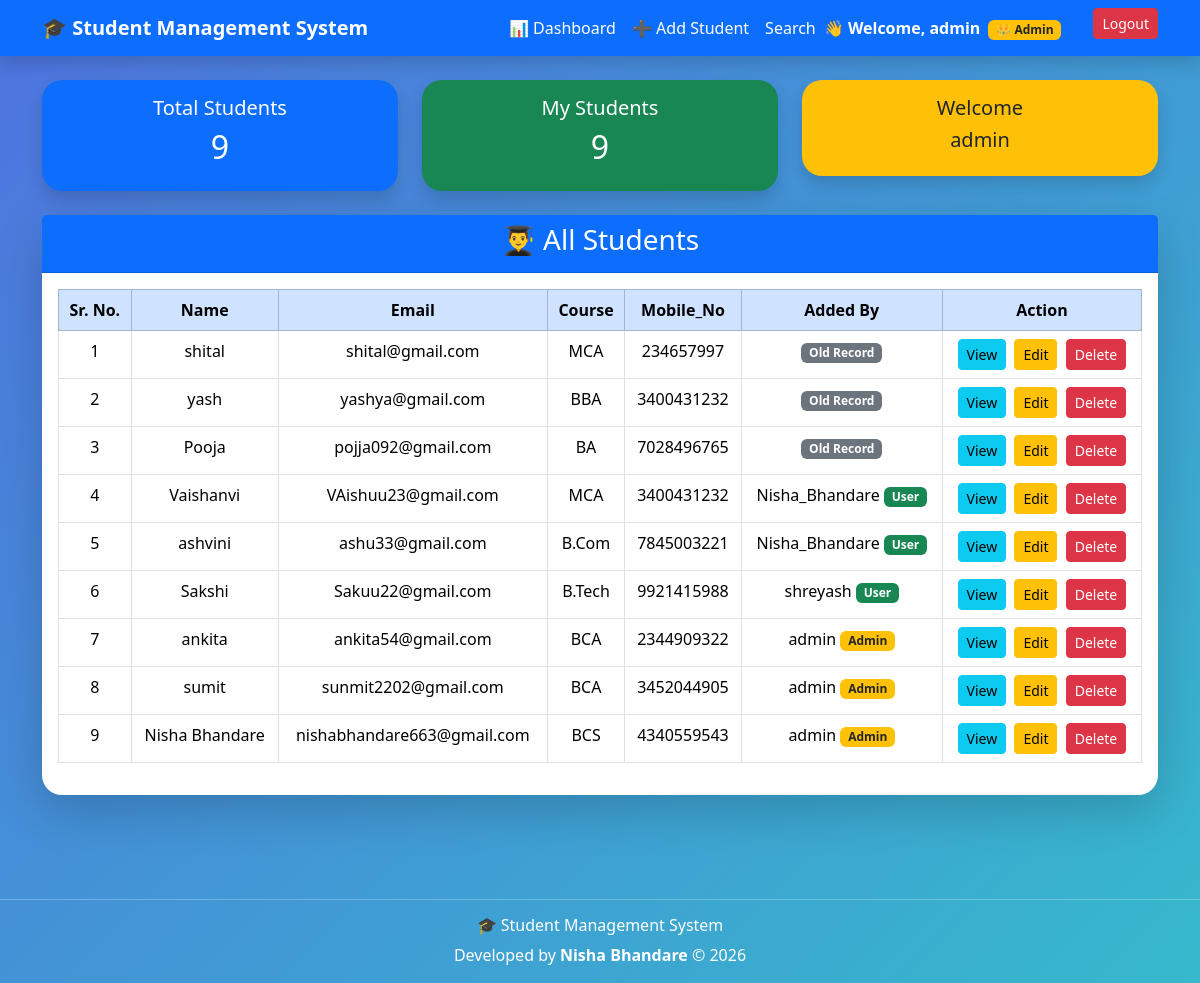
The page /Students/students/ (signed in) on the database its author committed.
### Students/models.py (models this page shows, shortened)
class Student(models.Model):
    name = models.CharField(max_length=100)
    email = models.EmailField()
    course = models.CharField(max_length=100)
    mobile = models.CharField(max_length=10)
    created_by = models.ForeignKey(
        User,
        on_delete=models.CASCADE,
        null=True,
        blank=True
    )

### Students/views.py (the view)
# urls.py: path('students/', views.view_students, name='view_students'),
@login_required(login_url='/login/')
def view_students(request):
    if request.user.is_superuser:
        students = Student.objects.all()
        total_students = Student.objects.count()
        my_students = Student.objects.count()
    else:
        students = Student.objects.filter(created_by=request.user)
        total_students = Student.objects.count()
        my_students = Student.objects.filter(created_by=request.user).count()
    context = {
        "students": students,
        "total_students": total_students,
        "my_students": my_students,
    }
    return render(request, "students/view_students.html", context)

### Students/templates/students/view_students.html (shortened to what this page needs)
{% extends 'base.html' %}
{% block content %}
<div class="row mb-4">
    <div class="col-md-4">
        <div class="card shadow text-center border-0 bg-primary text-white">
            <div class="card-body">
                <h5>Total Students</h5>
                <h2>{{ total_students }}</h2>
            </div>
        </div>
    </div>
    <div class="col-md-4">
        <div class="card shadow text-center border-0 bg-success text-white">
            <div class="card-body">
                <h5>My Students</h5>
                <h2>{{ my_students }}</h2>
            </div>
        </div>
    </div>
    <div class="col-md-4">
        <div class="card shadow text-center border-0 bg-warning">
            <div class="card-body">
                <h5>Welcome</h5>
                <h5>{{ request.user.username }}</h5>
            </div>
        </div>
    </div>
</div>
<div class="card shadow-lg border-0">
    <div class="card-header bg-primary text-white text-center">
        <h3>👨‍🎓 All Students</h3>
    </div>
    <div class="card-body">
        <table class="table table-bordered table-hover">
           <thead class="table-primary text-center">
                <tr>
                    <th>Sr. No.</th>
                    <th>Name</th>
                    <th>Email</th>
                    <th>Course</th>
                    <th>Mobile_No</th>
                    <th>Added By</th>
                    <th>Action</th>
                </tr>
            </thead>
            <tbody class="text-center">
            {% for s in students %}
            <tr>
                <td>{{ forloop.counter }}</td>
                <td>{{ s.name }}</td>
                <td>{{ s.email }}</td>
                <td>{{ s.course }}</td>
                <td>{{ s.mobile }}</td>
                <td>
    {% if s.created_by %}
        {{ s.created_by.username }}
        {% if s.created_by.is_superuser %}
            <span class="badge bg-warning text-dark">Admin</span>
        {% else %}
            <span class="badge bg-success">User</span>
        {% endif %}
    {% else %}
        <span class="badge bg-secondary">Old Record</span>
    {% endif %}
</td>
        <td>
    <a href="{% url 'view_student' s.id %}"
       class="btn btn-info btn-sm me-1">
        View
    </a>
    <a href="{% url 'update_student' s.id %}"
       class="btn btn-warning btn-sm me-1">
        Edit
    </a>
    <a href="{% url 'delete_student' s.id %}"
       class="btn btn-danger btn-sm">
        Delete
    </a>
</td>
            </tr>
            {% empty %}
            <tr>
                <td colspan="4" class="text-center">
                    No Students Found
                </td>
            </tr>
            {% endfor %}
            </tbody>
        </table>
    </div>
</div>
{% endblock %}

### Students/templates_new/base.html (shortened to what this page needs)
{% load static %}
<!DOCTYPE html>
<html lang="en">
<head>
    <link href="https://cdn.jsdelivr.net/npm/bootstrap@5.3.7/dist/css/bootstrap.min.css" rel="stylesheet">
</head>
<body>
    <nav class="navbar navbar-expand-lg navbar-dark bg-primary shadow">
        <div class="container">
            <a class="navbar-brand fw-bold" href="{% url 'dashboard' %}">
                🎓 Student Management System
            </a>
            <div class="navbar-nav ms-auto">
                <a class="nav-link text-white" href="{% url 'dashboard' %}">
                    📊 Dashboard
                </a>
                <a class="nav-link text-white" href="{% url 'add_student' %}">
                    ➕ Add Student
                </a>
                <a class="nav-link text-white" href="{% url 'search_student' %}">
                    Search
                </a>
                {% if user.is_authenticated %}
                <span class="navbar-text text-white me-3 fw-bold">
                    👋 Welcome, {{ user.username }}
                    {% if user.is_superuser %}
                    <span class="badge bg-warning text-dark ms-1">
                        👑 Admin
                    </span>
                    {% else %}
                    <span class="badge bg-success ms-1">
                        👤 User
                    </span>
                    {% endif %}
                </span>
                {% endif %}
                {% if user.is_authenticated %}
                <form action="{% url 'logout' %}" method="post" class="ms-3">
                    <button class="btn btn-danger btn-sm">
                        Logout
                    </button>
                </form>
                {% endif %}
            </div>
        </div>
    </nav>
    <div class="container py-4">
        {% block content %}
        {% endblock %}
    </div>
    <footer class="text-center text-white py-3 mt-5">
        <hr class="text-white">
        <h6>🎓 Student Management System</h6>
        <p class="mb-0">
            Developed by <strong>Nisha Bhandare</strong> © 2026
        </p>
    </footer>
</body>
</html>

### Students/templates_new/base.html (style rules this page uses)
html, body { min-height: 100%; }
body { margin: 0; background: linear-gradient(135deg, #4e73df, #36b9cc); background-attachment: fixed; }
.card { transition: .3s; }

### Students/templates/students/view_students.html (style rules this page uses)
body { background:linear-gradient(135deg,#4e73df,#36b9cc); min-height:100vh; }
.card { border:none; border-radius:20px; }

### rows shown on the page
Student: name "shital", email "shital@gmail.com", course "MCA", mobile "234657997", shows "Old Record"
Student: name "yash", email "yashya@gmail.com", course "BBA", mobile "3400431232", shows "Old Record"
Student: name "Pooja", email "pojja092@gmail.com", course "BA", mobile "7028496765", shows "Old Record"
Student: name "Vaishanvi", email "VAishuu23@gmail.com", course "MCA", mobile "3400431232", created_by.username "Nisha_Bhandare", shows "User"
Student: name "ashvini", email "ashu33@gmail.com", course "B.Com", mobile "7845003221", created_by.username "Nisha_Bhandare", shows "User"
Student: name "Sakshi", email "Sakuu22@gmail.com", course "B.Tech", mobile "9921415988", created_by.username "shreyash", shows "User"
Student: name "ankita", email "ankita54@gmail.com", course "BCA", mobile "2344909322", created_by.username "admin", shows "Admin"
Student: name "sumit", email "sunmit2202@gmail.com", course "BCA", mobile "3452044905", created_by.username "admin", shows "Admin"
Student: name "Nisha Bhandare", email "nishabhandare663@gmail.com", course "BCS", mobile "4340559543", created_by.username "admin", shows "Admin"

### other values the page prints
{{ user.username }} "admin"
{{ total_students }} "9"
{{ my_students }} "9"
{{ request.user.username }} "admin"
